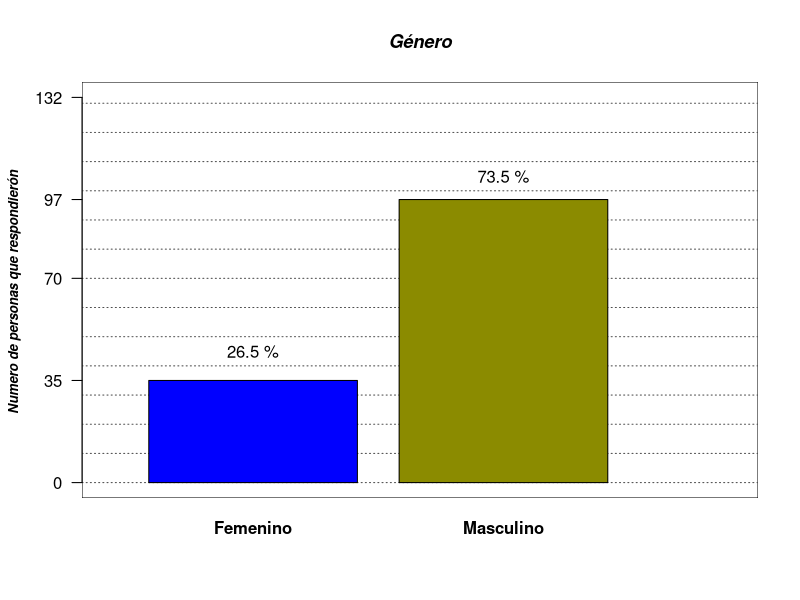
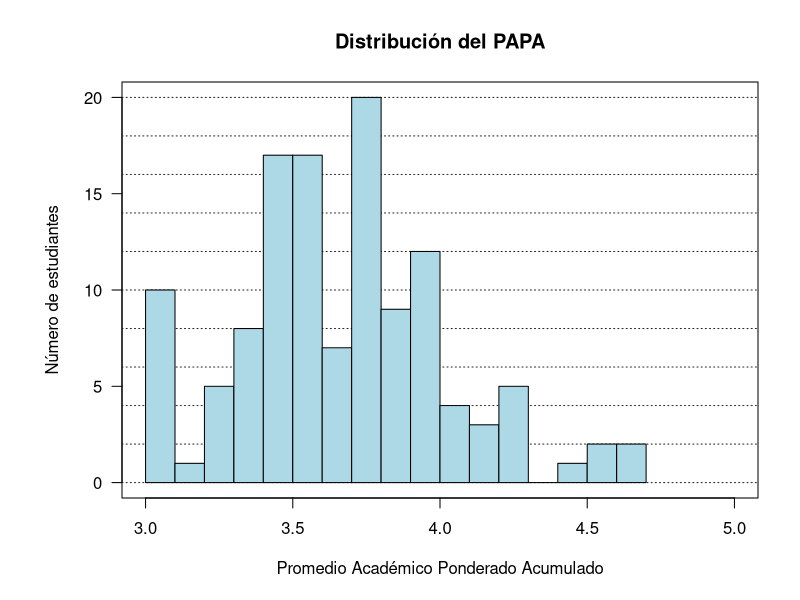
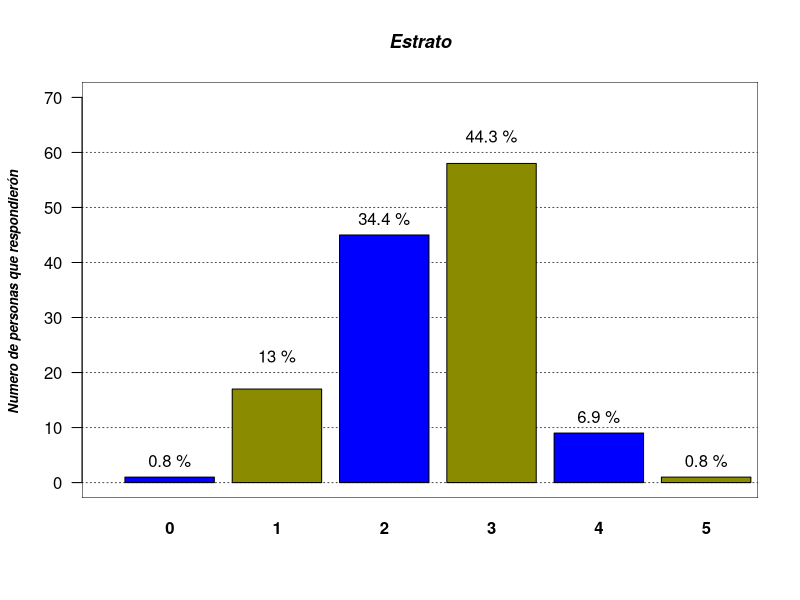
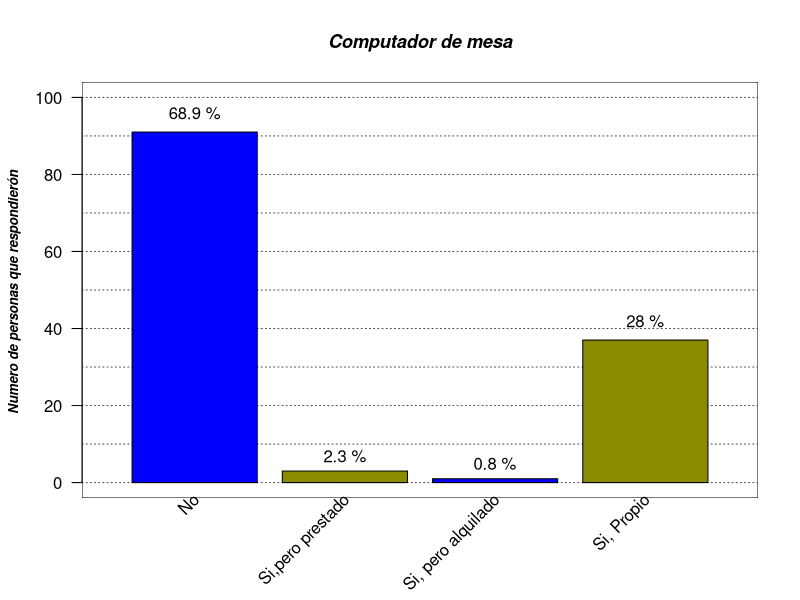
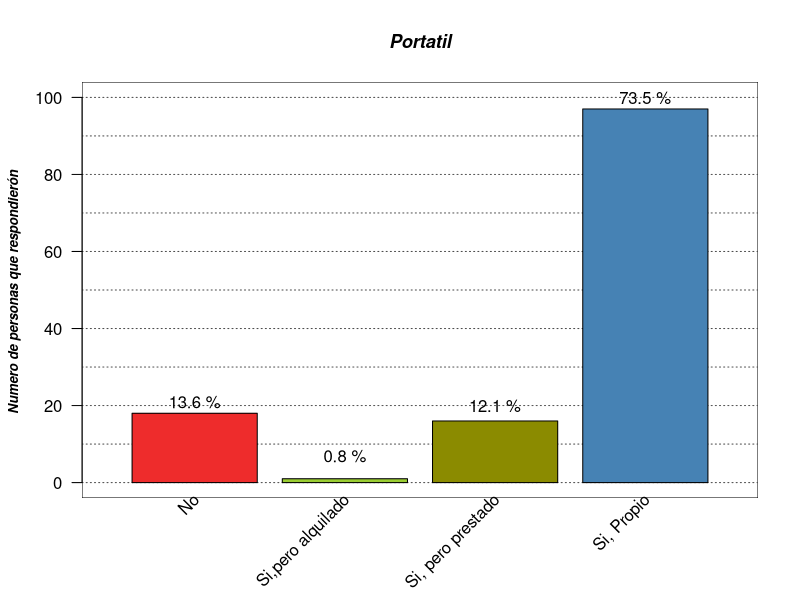
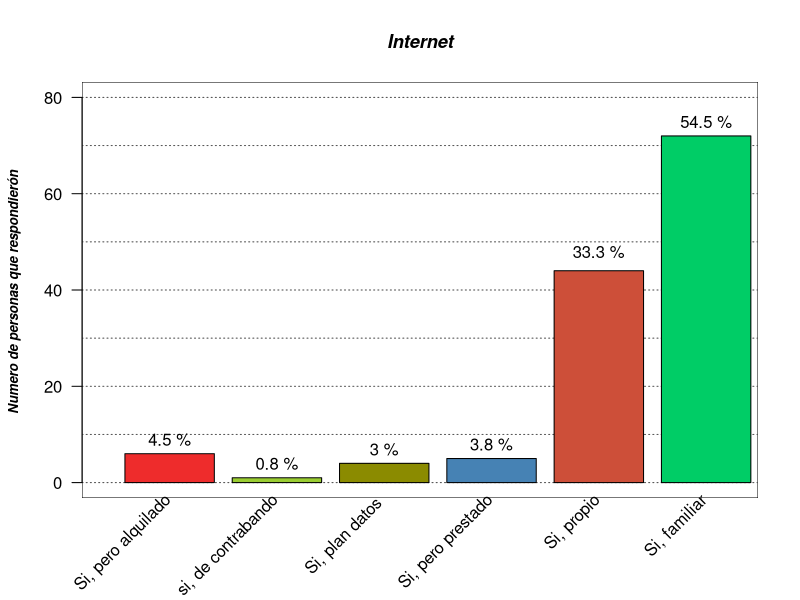
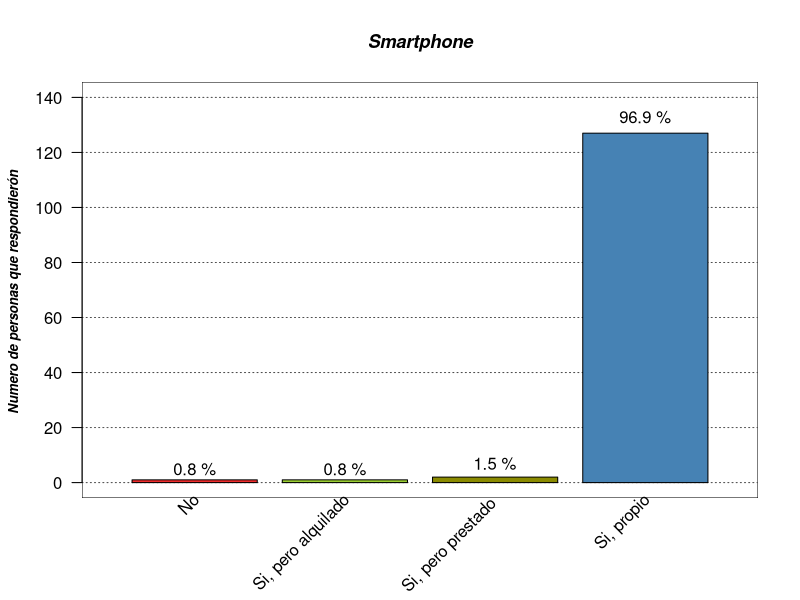
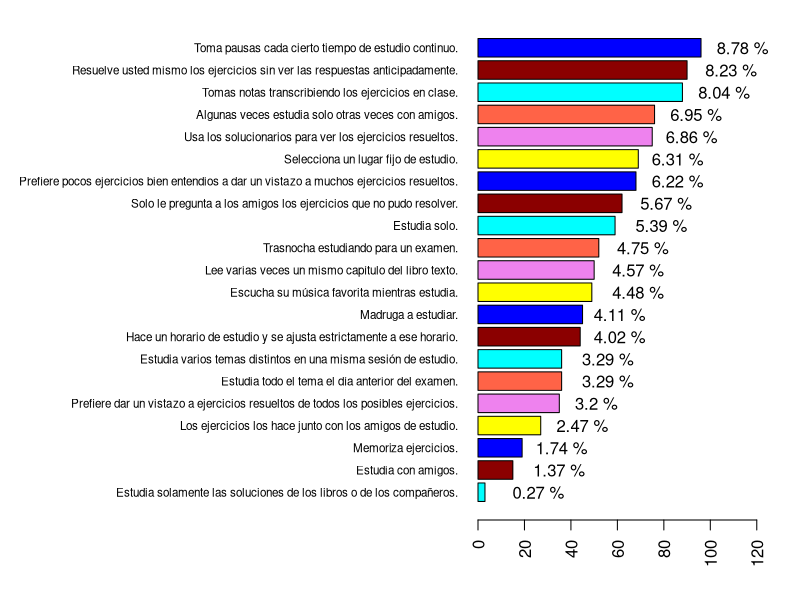

Generate these figures, in order, with R:
## ---- chunk 1
knitr::opts_chunk$set(echo = FALSE,
                      message = FALSE,
                      warning = FALSE)
## ---- chunk 2
library(knitr)
encuesta <- read.csv2("Encuesta_habitos_dep.csv", 
                       encoding = "UTF-8",
                       dec = ".")
## ---- chunk 3
#grafica de variable genero

par(bg="white")
plot(seq(0,3, length.out = 132), seq(0,132, length.out = 132), type="n",
     main   = "Género",
     
     font.main = 4,
     font.lab  = 4,
     cex.main  = 1.1,
     cex.lab   = 0.8,
     cex.sub   = 0.8,
     axes      = FALSE,
     xlab      = " ",
     ylab      = "Numero de personas que respondierón ",
     
     )

rect(par("usr")[1],par("usr")[3],par("usr")[2],par("usr")[4],col="white")

abline(h   = seq(0,132,10), 
       col = rep("grey30",17), 
       lty = 3,
       
       )

#guardar los datos de la columna en una tabla
genero <- table(encuesta$genero)

#mostramos con barplot la tabla1
grafica_genero <- barplot(genero,
                col       = c("blue", "yellow4"),
                font.axis = 2,
                axes      = FALSE,
                add       = TRUE
                )
axis(2, at = c(0,35,70,97,132),las = 1)

text(grafica_genero,
     c(45,105),
     labels = paste(round((genero/sum(genero)*100),1),"%")
     )
## ---- chunk 4
kable(genero,col.names = c("Genero","Cantidad de Respuestas"))
## ---- chunk 5
param_ant <- par(no.readonly = TRUE)
par(mar = param_ant$mar + c(0, 2, 0, 0))
plot(c(3, 5), c(0, 20), type = "n", xlab = "", ylab = "",
     las = 1)
title(main = "Distribución del PAPA",
     xlab = "Promedio Académico Ponderado Acumulado",
     ylab = "Número de estudiantes")
abline(h = seq(0, 20, 2), col = "gray15", lty = 9)
hist(encuesta$PAPA, nclass = 20,
     col = "lightblue",
     add = TRUE)
par(param_ant)
## ---- chunk 6
kable(table(encuesta$PAPA),col.names = c("PAPA","Frecuencia"))
## ---- chunk 7


par(bg="white")
plot(seq(0,10, length.out = 60), seq(0,6, length.out = 60), type="n",
     main   = "Estrato",
     
     font.main = 4,
     font.lab  = 4,
     cex.main  = 1.1,
     cex.lab   = 0.8,
     cex.sub   = 0.8,
     axes      = FALSE,
     xlab      = " ",
     ylab      = "Numero de personas que respondierón ",
     xlim = c(0,7),
     ylim = c(0,70)
     )

rect(par("usr")[1],par("usr")[3],par("usr")[2],par("usr")[4],col="white")

abline(h   = seq(0,60,10), 
       col = rep("grey30",17), 
       lty = 3,
       
       )

#guardar los datos de la columna en una tabla
estrato <- table(encuesta$estrato)

#mostramos con barplot la tabla1
Barras_estrato <- barplot(estrato,
                col       = c("blue", "yellow4"),
                font.axis = 2,
                axes      = FALSE,
                add       = TRUE,
                xlim = c(0,5)
                )
axis(2, at = c(),las = 1)

text(Barras_estrato,
     c(4,23,48,63,12),
     labels = paste(round((estrato/sum(estrato)*100),1),"%")
     )

## ---- chunk 8
kable(estrato,col.names = c("Estrato","Respuestas"))
## ---- chunk 9
par(bg="white")
plot(seq(0,10, length.out = 60), seq(0,6, length.out = 60), type="n",
     main   = "Computador de mesa",
     
     font.main = 4,
     font.lab  = 4,
     cex.main  = 1.1,
     cex.lab   = 0.8,
     cex.sub   = 0.8,
     axes      = FALSE,
     xlab      = " ",
     ylab      = "Numero de personas que respondierón ",
     xlim = c(0,5),
     ylim = c(0,100)
     )

rect(par("usr")[1],par("usr")[3],par("usr")[2],par("usr")[4],col="white")

abline(h   = seq(0,100,10), 
       col = rep("grey30",17), 
       lty = 3,
       
       )

#guardar los datos de la columna en una tabla
computador_Mesa <- table(encuesta$computador_mesa)

#mostramos con barplot la tabla1
Barras_computador <- barplot(computador_Mesa,
                col       = c("blue", "yellow4"),
                font.axis = 2,
                axes      = FALSE,
                add       = TRUE,
                xlim = c(0,5),
                names.arg = ""
                )
axis(2, at = c(),las = 1)

text(Barras_estrato,
     c(96,7,5,42),
     labels = paste(round((computador_Mesa/sum(computador_Mesa)*100),1),"%")
     )

text(Barras_computador+0.1,
     par("usr")[3],0.4,
     labels = c("No","Si,pero prestado","Si, pero alquilado","Si, Propio"),
     srt = 45,
     pos = 2,
     xpd = TRUE)
## ---- chunk 10
kable(computador_Mesa,col.names = c("Repuesta","Cantidad de Respuestas"))
## ---- chunk 11
#Grafica variable portatil

par(bg = "white")
plot(seq(0,10, length.out = 60), seq(0,6, length.out = 60), type="n",
     main   = "Portatil",
     
     font.main = 4,
     font.lab  = 4,
     cex.main  = 1.1,
     cex.lab   = 0.8,
     cex.sub   = 0.8,
     axes      = FALSE,
     xlab      = " ",
     ylab      = "Numero de personas que respondierón ",
     xlim = c(0,5),
     ylim = c(0,100)
     )

rect(par("usr")[1],par("usr")[3],par("usr")[2],par("usr")[4],col="white")

abline(h   = seq(0,100,10), 
       col = rep("grey30",17), 
       lty = 3,
       
       )


Portatil <- table(encuesta$portatil)

Barras_Portatil <- barplot(Portatil,
                           col       = c("firebrick2", "olivedrab3", "yellow4", "steelblue"),
                font.axis = 2,
                axes      = FALSE,
                add       = TRUE,
                xlim = c(0,5),
                names.arg = ""
                )
axis(2, at = c(),las = 1)

text(Barras_Portatil,
     c(21,7,20,100),
     labels = paste(round((Portatil/sum(Portatil)*100),1),"%")
     )

text(Barras_Portatil+0.1,
     par("usr")[3],0.4,
     labels = c("No","Si,pero alquilado","Si, pero prestado","Si, Propio"),
     srt = 45,
     pos = 2,
     xpd = TRUE)

## ---- chunk 12
kable(Portatil,col.names = c("Respuesta","Cantidad de respuestas"))
## ---- chunk 13
#Grafica variable internet

par(bg = "white")
plot(seq(0,10, length.out = 60), seq(0,6, length.out = 60), type="n",
     main   = "Internet",
     
     font.main = 4,
     font.lab  = 4,
     cex.main  = 1.1,
     cex.lab   = 0.8,
     cex.sub   = 0.8,
     axes      = FALSE,
     xlab      = " ",
     ylab      = "Numero de personas que respondierón ",
     xlim = c(0,7),
     ylim = c(0,80)
     )

rect(par("usr")[1],par("usr")[3],par("usr")[2],par("usr")[4],col="white")

abline(h   = seq(0,100,10), 
       col = rep("grey30",17), 
       lty = 3,
       
       )

internet <- table(encuesta$internet)

Barras_internet <- barplot(internet,
                           col       = c("firebrick2", "olivedrab3", "yellow4", "steelblue", "tomato3", "springgreen3"),
                font.axis = 2,
                axes      = FALSE,
                add       = TRUE,
                xlim = c(0,5),
                names.arg = ""
                )
axis(2, at = c(),las = 1)

text(Barras_internet,
     c(9, 4, 7, 8, 48, 75),
     labels = paste(round((internet/sum(internet)*100),1),"%")
     )

text(Barras_internet+0.1,
     par("usr")[3],0.4,
     labels = c("Si, pero alquilado", "si, de contrabando","Si, plan datos ","Si, pero prestado", "Si, propio", "Si, familiar"),
     srt = 45,
     pos = 2,
     xpd = TRUE)

## ---- chunk 14
kable(internet,col.names = c("Respuestas","Cantidad de respuestas"))
## ---- chunk 15
#Grafica variable Smartphone

par(bg = "white")
plot(seq(0,10, length.out = 60), seq(0,6, length.out = 60), type="n",
     main   = "Smartphone",
     
     font.main = 4,
     font.lab  = 4,
     cex.main  = 1.1,
     cex.lab   = 0.8,
     cex.sub   = 0.8,
     axes      = FALSE,
     xlab      = " ",
     ylab      = "Numero de personas que respondierón ",
     xlim = c(0,5),
     ylim = c(0,140)
     )

rect(par("usr")[1],par("usr")[3],par("usr")[2],par("usr")[4],col="white")

abline(h   = seq(0,140,20), 
       col = rep("grey30",17), 
       lty = 3,
       
       )

Smartphone <- table(encuesta$smartphone)

Barras_smartphone <- barplot(Smartphone,
                           col       = c("firebrick2", "olivedrab3", "yellow4", "steelblue"),
                font.axis = 2,
                axes      = FALSE,
                add       = TRUE,
                xlim = c(0,5),
                names.arg = ""
                )
axis(2, at = c(),las = 1)

text(Barras_smartphone,
     c(5, 5, 7, 133),
     labels = paste(round((Smartphone/sum(Smartphone)*100),1),"%")
     )

text(Barras_smartphone+0.1,
     par("usr")[3],0.4,
     labels = c("No", "Si, pero alquilado", "Si, pero prestado ","Si, propio"),
     srt = 45,
     pos = 2,
     xpd = TRUE)


## ---- chunk 16
kable(Smartphone,col.names = c("Repsuesta","cantidad de respuestas"))
## ---- chunk 17
combinar<- with(encuesta, c(habito_1,habito_2,habito_3,habito_4
                          ,habito_5,habito_6,habito_7,habito_8,habito_9
                          ,habito_10,habito_11,habito_12,habito_13,habito_14
                          ,habito_15,habito_16,habito_17))

tabla <- sort(table(combinar))
par(mar=c(4,23.9,1,1))
graficaber <-barplot(tabla, las = 2, cex.names = 0.7,cex.axis = 1,horiz = TRUE,xlim = c(0,130),
                     col = c("cyan","darkred","blue","yellow","violet","tomato"))

text(c(25,34,35,44,50,55,55,60,60,68,68,70,78,80,85,85,91,93,105,108,113)+1,graficaber,
     labels = paste(round(tabla/sum(tabla)*100,2),"%")
     )


## ---- chunk 18
kable(tabla,col.names = c("Habito","Número de respuestas"))
## ---- chunk 19
tabla9<- sort(table(encuesta$aleatorio))
grafica9<-barplot(tabla9,las=2)


## ---- chunk 20
#falta reemplazar el primer valor, ya que no recuerdo por cual se debe cambiar, tambien se puede hacer en la base de datos directamente.
kable(tabla9,col.names = c("Número","Cantidad de apariciones"))
## ---- chunk 21
#relacionar papa con las variables
#Deyner:

#Género (Listo)
#Fecha nacimiento
#Carrera
#Estrato (Listo)
library(ggplot2)
ggplot(encuesta, aes(PAPA, estrato,col = PAPA)) +
  geom_point(size = 2) +
  geom_smooth(se = FALSE)
## ---- chunk 22
ggplot(encuesta, aes(PAPA, genero,col = genero)) +
  geom_point(size = 2) +
  geom_smooth(se = FALSE)
## ---- chunk 23
ggplot(encuesta ,aes(x=edad,y=PAPA,col=PAPA))+
  geom_point(size = 2)+theme(axis.text.x = element_text(angle = 90, hjust = 1))

## ---- chunk 24
kable(sort(table(encuesta$edad)),descreasing=FALSE,col.names = c("Fecha","Cantidad de respuestas"))
## ---- chunk 25
ggplot(encuesta, aes(PAPA, Carrera_depurada,col = Carrera_depurada)) +
  geom_point(size = 2) +
  geom_smooth(se = FALSE)
## ---- chunk 26
kable(table(encuesta$Carrera_depurada),col.names = c("Carrera","Cantidad de estudiantes por carrera"))
